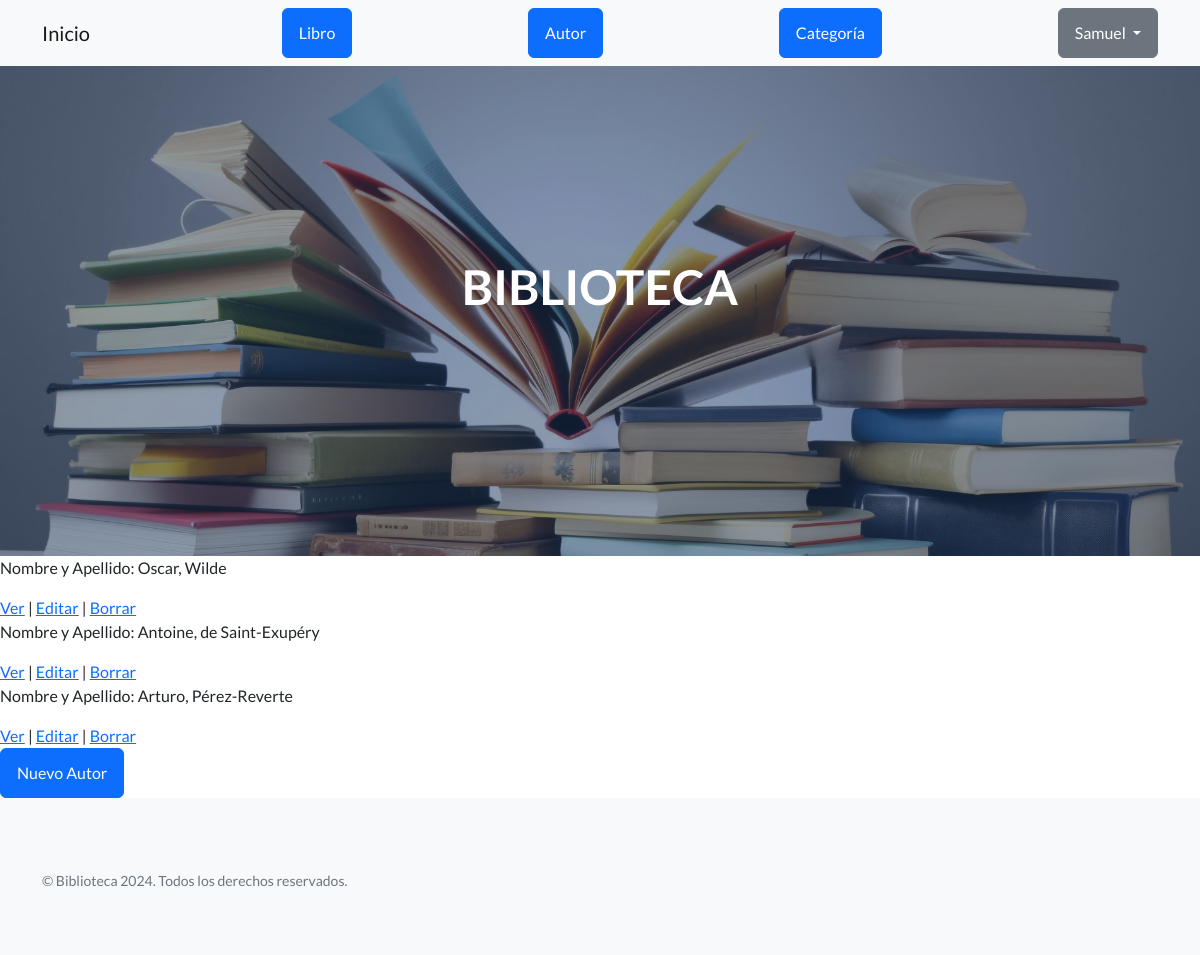
Screenshot of /autor/listar (signed in) with the database file from the repository.
### AppSamuel/models.py (models this page shows, shortened)
class Autor(models.Model):
    nombre = models.CharField(max_length=100)
    apellido = models.CharField(max_length=100)

### AppSamuel/views.py (the view)
# urls.py: path('autor/listar', views.AutorListView.as_view(), name='ListaAutores'),
class AutorListView(LoginRequiredMixin, ListView):
    model = Autor
    context_object_name = "autores"
    template_name = "AppSamuel/autor_lista.html"
    def get(self, request, *args, **kwargs):
        return super().get(request, *args, **kwargs)

### AppSamuel/templates/AppSamuel/autor_lista.html (shortened to what this page needs)
{% extends 'AppSamuel/base.html' %}
{% load static %}
{% block main %}
    {% for autor in autores  %}
        <p>Nombre y Apellido: {{autor.nombre}}, {{autor.apellido}}</p>
        <a href="{% url 'DetalleAutor' autor.pk%}">Ver</a>
        |
        <a href="{% url 'EditarAutor' autor.pk%}">Editar</a>
        |
        <a href="{% url 'BorrarAutor' autor.pk %}">Borrar</a>
    {% endfor %}
    <form action="{% url 'NuevoAutor' %}" method="GET">
            <button class="btn btn-primary" type="submit">Nuevo Autor</button>
    </form>
{% endblock main %}

### AppSamuel/templates/AppSamuel/base.html (shortened to what this page needs)
<!DOCTYPE html>
<html lang="es">
    {% load static %}
    <head>
        <link href="https://cdn.jsdelivr.net/npm/bootstrap-icons@1.5.0/font/bootstrap-icons.css" rel="stylesheet" type="text/css" />
        <link href="{% static 'AppSamuel/css/styles.css' %}" rel="stylesheet" />
    </head>
    <body>
        <nav class="navbar navbar-light bg-light static-top">
            <div class="container">
                <a class="navbar-brand" href="{% url 'Inicio' %}">Inicio</a>
                <a class="btn btn-primary" href="{% url 'ListaLibros' %}">Libro</a>
                <a class="btn btn-primary" href="{% url 'ListaAutores' %}">Autor</a>
                <a class="btn btn-primary" href="{% url 'ListaCategorias' %}">Categoría</a>
                        {% if request.user.is_authenticated %}
                            <div class="dropdown">
                                <button class="btn btn-secondary dropdown-toggle" type="button" id="dropdownMenuButton1" data-bs-toggle="dropdown" aria-expanded="false">
                                    {{ request.user.username }}
                                </button>
                            </div>
                        {% endif %}
                </div>
        </nav>
        <header class="masthead">
            <div class="container position-relative">
                <div class="row justify-content-center">
                    <div class="col-xl-6">
                        <div class="text-center text-white">
                            <h1 class="mb-5">BIBLIOTECA</h1>
                        </div>
                    </div>
                </div>
            </div>
        </header>
            {% block main %}
            {% endblock main %}
        <footer class="footer bg-light">
            <div class="container">
                <div class="row">
                    <div class="col-lg-6 h-100 text-center text-lg-start my-auto">
                        <p class="text-muted small mb-4 mb-lg-0">&copy; Biblioteca 2024. Todos los derechos reservados.</p>
                    </div>
                </div>
            </div>
        </footer>
    </body>
</html>

### rows the page displays
Autor: nombre "Oscar", apellido "Wilde"
Autor: nombre "Antoine", apellido "de Saint-Exupéry"
Autor: nombre "Arturo", apellido "Pérez-Reverte"

### other values shown
{{ request.user.username }} "Samuel"
